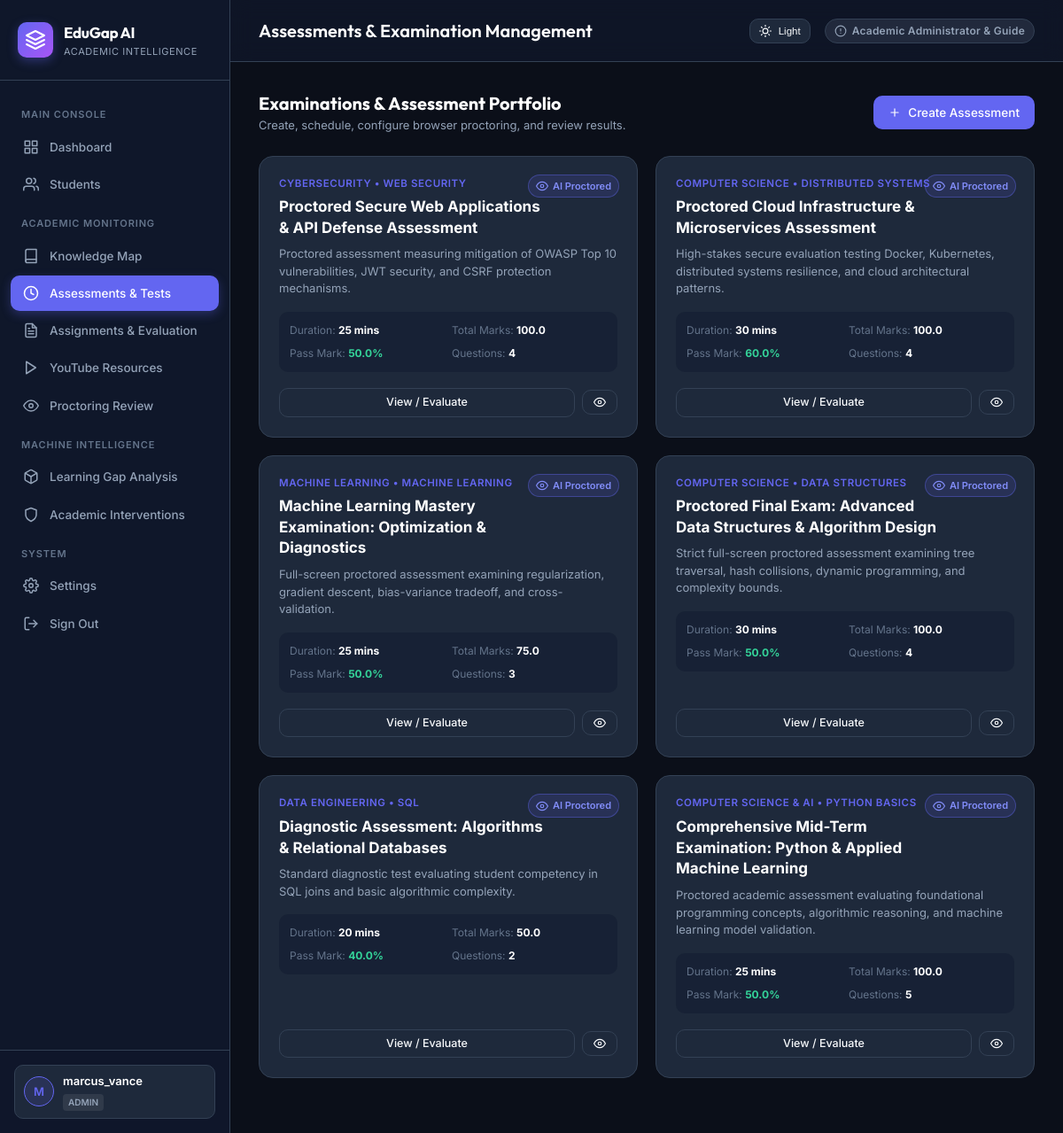
The page /assessments (signed in) on the database its author committed.
### tables this page shows
CREATE TABLE assessments (
        id INTEGER PRIMARY KEY AUTOINCREMENT,
        title TEXT NOT NULL,
        description TEXT,
        subject TEXT NOT NULL,
        topic TEXT NOT NULL,
        duration_minutes INTEGER DEFAULT 30,
        passing_marks REAL DEFAULT 50.0,
        total_marks REAL DEFAULT 100.0,
        negative_marking REAL DEFAULT 0.0,
        attempt_limit INTEGER DEFAULT 1,
        shuffle_questions INTEGER DEFAULT 1,
        shuffle_options INTEGER DEFAULT 1,
        is_proctored INTEGER DEFAULT 1,
        proctoring_strictness TEXT DEFAULT 'Standard',
        assigned_to_student_id TEXT,
        due_date TIMESTAMP,
        is_published INTEGER DEFAULT 1,
        results_published INTEGER DEFAULT 1,
        created_by TEXT DEFAULT 'Admin',
        created_at TIMESTAMP DEFAULT CURRENT_TIMESTAMP
    );

### app.py (the view, shortened to what this page needs)
@app.route("/assessments")
@login_required
def assessments_page():
    connection = get_db_connection()
    role = session.get("role")
    student_id = session.get("student_id") or "S001"
    assessments = connection.execute("""
        SELECT a.*, COUNT(q.id) as q_count
        FROM assessments a
        LEFT JOIN assessment_questions q ON q.assessment_id = a.id
        WHERE a.is_published = 1 OR ? = 'admin'
        GROUP BY a.id
        ORDER BY a.id DESC
    """, (role,)).fetchall()
    student_attempts = {}
    connection.close()
    return render_template("assessments.html", assessments=assessments, student_attempts=student_attempts)

### app.py (called while the page is built)
def get_db_connection():
    connection = sqlite3.connect(DATABASE)
    connection.row_factory = sqlite3.Row
    return connection

def login_required(f):
    @wraps(f)
    def decorated_function(*args, **kwargs):
        if "user_id" not in session:
            flash("Please authenticate to access the academic platform.", "info")
            return redirect(url_for("login"))
        return f(*args, **kwargs)
    return decorated_function

### templates/assessments.html (shortened to what this page needs)
{% extends "base.html" %}
{% block header_title %}
    {% if session.get('role') == 'admin' %}
        Assessments & Examination Management
    {% else %}
        Assigned Proctored Tests & Examinations
    {% endif %}
{% endblock %}
{% block content %}
<div style="display: flex; justify-content: space-between; align-items: center; margin-bottom: 24px; flex-wrap: wrap; gap: 12px;">
    <div>
        <h3 style="font-family: 'Outfit', sans-serif; font-size: 20px; color: #ffffff;">
            {% if session.get('role') == 'admin' %}Examinations & Assessment Portfolio{% else %}Available Proctored Assessments{% endif %}
        </h3>
        <p style="color: var(--text-secondary); font-size: 13px;">
            {% if session.get('role') == 'admin' %}Create, schedule, configure browser proctoring, and review results.{% else %}Timed assessments with automated validation and security proctoring.{% endif %}
        </p>
    </div>
    {% if session.get('role') == 'admin' %}
    <a href="{{ url_for('admin_create_assessment') }}" class="btn btn-primary">
        <svg class="icon icon-sm" viewBox="0 0 24 24"><line x1="12" y1="5" x2="12" y2="19"/><line x1="5" y1="12" x2="19" y2="12"/></svg>
        <span>Create Assessment</span>
    </a>
    {% endif %}
</div>
<div class="assessment-grid">
    {% for test in assessments %}
    <div class="assessment-card">
        <div>
            {% if test['is_proctored'] %}
            <span class="proctored-badge">
                <svg class="icon icon-sm" viewBox="0 0 24 24"><path d="M1 12s4-8 11-8 11 8 11 8-4 8-11 8-11-8-11-8z"/><circle cx="12" cy="12" r="3"/></svg>
                AI Proctored
            </span>
            {% endif %}
            <div style="font-size: 11.5px; font-weight: 600; text-transform: uppercase; color: var(--primary); letter-spacing: 0.05em; margin-bottom: 6px;">
                {{ test['subject'] }} &bull; {{ test['topic'] }}
            </div>
            <h4 style="font-size: 17px; font-weight: 700; color: #ffffff; margin-bottom: 8px; line-height: 1.4; padding-right: 80px;">
                {{ test['title'] }}
            </h4>
            <p style="font-size: 13px; color: var(--text-secondary); line-height: 1.5; margin-bottom: 16px;">
                {{ test['description'] }}
            </p>
            <div style="display: grid; grid-template-columns: 1fr 1fr; gap: 8px; padding: 12px; border-radius: var(--radius-md); background: rgba(19, 29, 49, 0.6); margin-bottom: 18px; font-size: 12px;">
                <div><span style="color: var(--text-muted);">Duration:</span> <strong style="color: #ffffff;">{{ test['duration_minutes'] }} mins</strong></div>
                <div><span style="color: var(--text-muted);">Total Marks:</span> <strong style="color: #ffffff;">{{ test['total_marks'] }}</strong></div>
                <div><span style="color: var(--text-muted);">Pass Mark:</span> <strong style="color: #34d399;">{{ test['passing_marks'] }}%</strong></div>
                <div><span style="color: var(--text-muted);">Questions:</span> <strong style="color: #ffffff;">{{ test['q_count']|default(0) }}</strong></div>
            </div>
        </div>
        <div>
            {% if session.get('role') == 'admin' %}
            <div style="display: flex; gap: 8px; align-items: center;">
                <a href="{{ url_for('assessment_detail', assessment_id=test['id']) }}" class="btn btn-secondary btn-sm" style="flex: 1;">
                    <span>View / Evaluate</span>
                </a>
                <a href="{{ url_for('proctoring_review_page') }}" class="btn btn-secondary btn-sm" title="Proctoring logs">
                    <svg class="icon icon-sm" viewBox="0 0 24 24"><path d="M1 12s4-8 11-8 11 8 11 8-4 8-11 8-11-8-11-8z"/><circle cx="12" cy="12" r="3"/></svg>
                </a>
            </div>
            {% endif %}
        </div>
    </div>
    {% endfor %}
</div>
{% endblock %}

### templates/base.html (style rules this page uses)
:root { --bg-body: #0b0f19; --bg-sidebar: #0f172a; --bg-card: #1e293b; --bg-card-hover: #263349; --border-color: #334155; --text-primary: #f8fafc; --text-secondary: #94a3b8; --text-muted: #64748b; --primary: #6366f1; --primary-hover: #4f46e5; --primary-light: rgba(99, 102, 241, 0.15); --success: #10b981; --success-light: rgba(16, 185, 129, 0.15); --warning: #f59e0b; --warning-light: rgba(245, 158, 11, 0.15); --danger: #ef4444; --danger-light: rgba(239, 68, 68, 0.15); --info: #0ea5e9; --info-light: rgba(14, 165, 233, 0.15); --radius-sm: 6px; --radius-md: 10px; --radius-lg: 16px; --transition: all 0.2s cubic-bezier(0.4, 0, 0.2, 1); }
* { box-sizing: border-box; margin: 0; padding: 0; }
body { font-family: 'Inter', system-ui, -apple-system, sans-serif; background-color: var(--bg-body); color: var(--text-primary); line-height: 1.5; min-height: 100vh; display: flex; }
.icon { display: inline-flex; align-items: center; justify-content: center; width: 18px; height: 18px; stroke-width: 2; stroke: currentColor; fill: none; stroke-linecap: round; stroke-linejoin: round; flex-shrink: 0; }
.icon-sm { width: 14px; height: 14px; }
.btn { display: inline-flex; align-items: center; justify-content: center; gap: 8px; padding: 8px 16px; font-size: 13.5px; font-weight: 500; border-radius: var(--radius-md); text-decoration: none; cursor: pointer; border: 1px solid transparent; transition: var(--transition); }
.btn-primary { background-color: var(--primary); color: #ffffff; }
.btn-secondary { background-color: var(--bg-card); border-color: var(--border-color); color: var(--text-primary); }
.btn-sm { padding: 6px 12px; font-size: 12.5px; }

### templates/assessments.html (style rules this page uses)
.assessment-grid { display: grid; grid-template-columns: repeat(auto-fill, minmax(320px, 1fr)); gap: 20px; margin-bottom: 30px; }
.assessment-card { background: var(--bg-card); border: 1px solid var(--border-color); border-radius: var(--radius-lg); padding: 22px; display: flex; flex-direction: column; justify-content: space-between; transition: var(--transition); position: relative; }
.proctored-badge { position: absolute; top: 20px; right: 20px; display: inline-flex; align-items: center; gap: 5px; padding: 4px 8px; border-radius: 9999px; font-size: 11px; font-weight: 600; background: rgba(99, 102, 241, 0.15); border: 1px solid rgba(99, 102, 241, 0.4); color: #818cf8; }

### rows shown on the page
assessments: is_proctored 1 (drawn), subject "CYBERSECURITY", topic "WEB SECURITY", title "Proctored Secure Web Applications & API Defense Assessment", description "Proctored assessment measuring mitigation of OWASP Top 10 vulnerabilities, JWT security, and CSRF protection mechanisms.", duration_minutes "25", total_marks "100.0", passing_marks "50.0", q_count "4"
assessments: is_proctored 1 (drawn), subject "COMPUTER SCIENCE", topic "DISTRIBUTED SYSTEMS", title "Proctored Cloud Infrastructure & Microservices Assessment", description "High-stakes secure evaluation testing Docker, Kubernetes, distributed systems resilience, and cloud architectural patterns.", duration_minutes "30", total_marks "100.0", passing_marks "60.0", q_count "4"
assessments: is_proctored 1 (drawn), subject "MACHINE LEARNING", topic "MACHINE LEARNING", title "Machine Learning Mastery Examination: Optimization & Diagnostics", description "Full-screen proctored assessment examining regularization, gradient descent, bias-variance tradeoff, and cross-validation.", duration_minutes "25", total_marks "75.0", passing_marks "50.0", q_count "3"
assessments: is_proctored 1 (drawn), subject "COMPUTER SCIENCE", topic "DATA STRUCTURES", title "Proctored Final Exam: Advanced Data Structures & Algorithm Design", description "Strict full-screen proctored assessment examining tree traversal, hash collisions, dynamic programming, and complexity bounds.", duration_minutes "30", total_marks "100.0", passing_marks "50.0", q_count "4"
assessments: is_proctored 1 (drawn), subject "DATA ENGINEERING", topic "SQL", title "Diagnostic Assessment: Algorithms & Relational Databases", description "Standard diagnostic test evaluating student competency in SQL joins and basic algorithmic complexity.", duration_minutes "20", total_marks "50.0", passing_marks "40.0", q_count "2"
assessments: is_proctored 1 (drawn), subject "COMPUTER SCIENCE & AI", topic "PYTHON BASICS", title "Comprehensive Mid-Term Examination: Python & Applied Machine Learning", description "Proctored academic assessment evaluating foundational programming concepts, algorithmic reasoning, and machine learning model validation.", duration_minutes "25", total_marks "100.0", passing_marks "50.0", q_count "5"

### other values the page prints
{{ session.get("username", "U")[0]|upper }} "M"
{{ session.get("username", "User") }} "marcus_vance"
{{ session.get("role", "student") }} "ADMIN"
